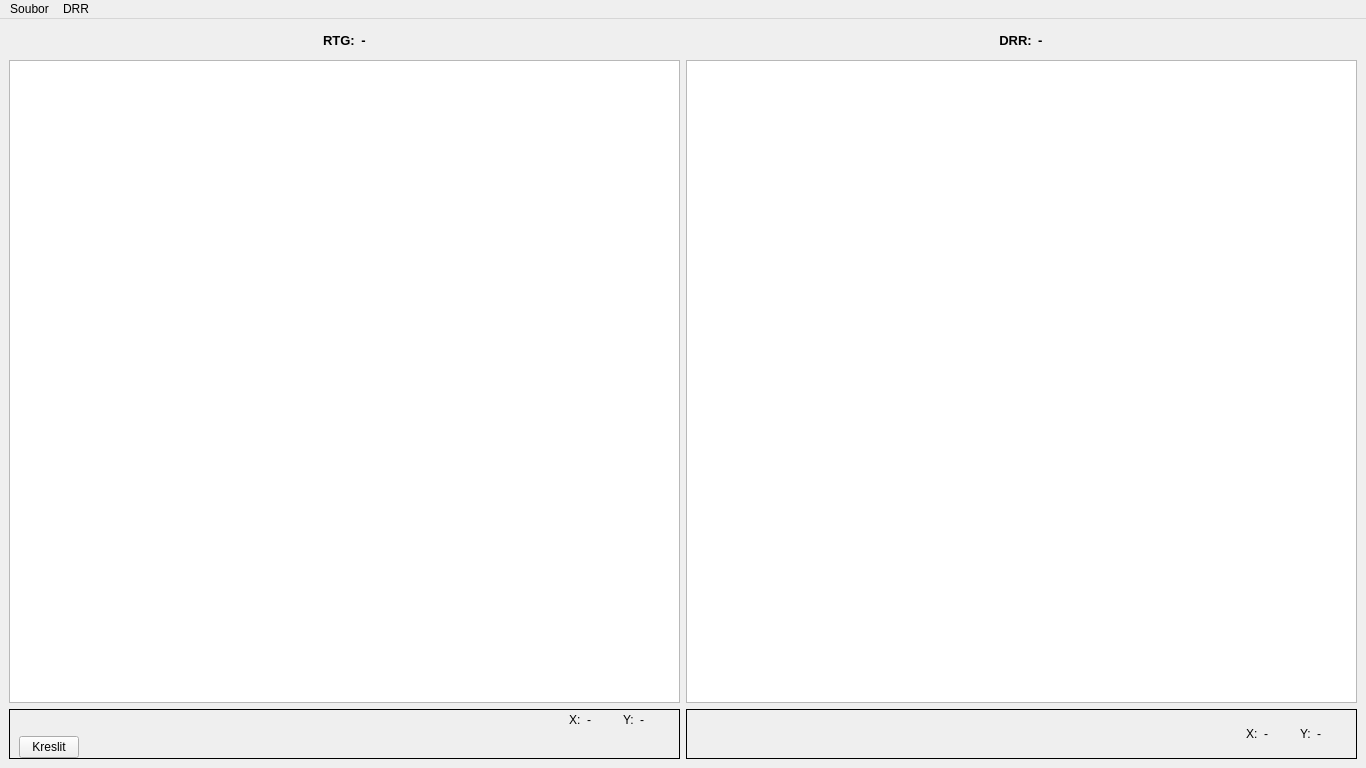
<?xml version="1.0" encoding="UTF-8"?>
<ui version="4.0">
 <class>win_main_window</class>
 <widget class="QMainWindow" name="win_main_window">
  <property name="geometry">
   <rect>
    <x>0</x>
    <y>0</y>
    <width>1366</width>
    <height>768</height>
   </rect>
  </property>
  <property name="sizePolicy">
   <sizepolicy hsizetype="Preferred" vsizetype="Preferred">
    <horstretch>0</horstretch>
    <verstretch>0</verstretch>
   </sizepolicy>
  </property>
  <property name="windowTitle">
   <string>CA Iliosakrální Fixace</string>
  </property>
  <widget class="QWidget" name="lay_main_layout">
   <layout class="QGridLayout" name="gridLayout">
    <item row="0" column="5" rowspan="2">
     <widget class="QLabel" name="lab_drr_name">
      <property name="sizePolicy">
       <sizepolicy hsizetype="Maximum" vsizetype="Maximum">
        <horstretch>0</horstretch>
        <verstretch>0</verstretch>
       </sizepolicy>
      </property>
      <property name="font">
       <font>
        <pointsize>10</pointsize>
        <bold>true</bold>
       </font>
      </property>
      <property name="text">
       <string>DRR:</string>
      </property>
      <property name="textFormat">
       <enum>Qt::PlainText</enum>
      </property>
      <property name="alignment">
       <set>Qt::AlignCenter</set>
      </property>
     </widget>
    </item>
    <item row="0" column="3" rowspan="2">
     <spacer name="horizontalSpacer_3">
      <property name="orientation">
       <enum>Qt::Horizontal</enum>
      </property>
      <property name="sizeHint" stdset="0">
       <size>
        <width>40</width>
        <height>20</height>
       </size>
      </property>
     </spacer>
    </item>
    <item row="0" column="0" rowspan="2">
     <spacer name="horizontalSpacer_2">
      <property name="orientation">
       <enum>Qt::Horizontal</enum>
      </property>
      <property name="sizeHint" stdset="0">
       <size>
        <width>40</width>
        <height>20</height>
       </size>
      </property>
     </spacer>
    </item>
    <item row="2" column="0" colspan="4">
     <widget class="GraphicsView" name="gvi_xray">
      <property name="sizePolicy">
       <sizepolicy hsizetype="MinimumExpanding" vsizetype="MinimumExpanding">
        <horstretch>0</horstretch>
        <verstretch>0</verstretch>
       </sizepolicy>
      </property>
      <property name="minimumSize">
       <size>
        <width>600</width>
        <height>600</height>
       </size>
      </property>
      <property name="mouseTracking">
       <bool>false</bool>
      </property>
      <property name="sizeAdjustPolicy">
       <enum>QAbstractScrollArea::AdjustIgnored</enum>
      </property>
      <property name="alignment">
       <set>Qt::AlignLeading|Qt::AlignLeft|Qt::AlignTop</set>
      </property>
      <property name="dragMode">
       <enum>QGraphicsView::NoDrag</enum>
      </property>
      <property name="transformationAnchor">
       <enum>QGraphicsView::AnchorUnderMouse</enum>
      </property>
      <property name="resizeAnchor">
       <enum>QGraphicsView::NoAnchor</enum>
      </property>
     </widget>
    </item>
    <item row="0" column="4" rowspan="2">
     <spacer name="horizontalSpacer_5">
      <property name="orientation">
       <enum>Qt::Horizontal</enum>
      </property>
      <property name="sizeHint" stdset="0">
       <size>
        <width>40</width>
        <height>20</height>
       </size>
      </property>
     </spacer>
    </item>
    <item row="0" column="2" rowspan="2">
     <widget class="QLabel" name="labm_xray_name">
      <property name="sizePolicy">
       <sizepolicy hsizetype="Maximum" vsizetype="Maximum">
        <horstretch>0</horstretch>
        <verstretch>0</verstretch>
       </sizepolicy>
      </property>
      <property name="font">
       <font>
        <pointsize>10</pointsize>
        <bold>true</bold>
       </font>
      </property>
      <property name="text">
       <string>-</string>
      </property>
      <property name="textFormat">
       <enum>Qt::PlainText</enum>
      </property>
      <property name="alignment">
       <set>Qt::AlignCenter</set>
      </property>
     </widget>
    </item>
    <item row="3" column="0" colspan="4">
     <widget class="QFrame" name="fra_xray_info_panel">
      <property name="frameShape">
       <enum>QFrame::Box</enum>
      </property>
      <property name="frameShadow">
       <enum>QFrame::Plain</enum>
      </property>
      <layout class="QGridLayout" name="gridLayout_3">
       <property name="topMargin">
        <number>0</number>
       </property>
       <property name="bottomMargin">
        <number>0</number>
       </property>
       <item row="0" column="4">
        <widget class="QLabel" name="labm_xray_y_pos">
         <property name="minimumSize">
          <size>
           <width>30</width>
           <height>0</height>
          </size>
         </property>
         <property name="maximumSize">
          <size>
           <width>30</width>
           <height>16777215</height>
          </size>
         </property>
         <property name="text">
          <string>-</string>
         </property>
        </widget>
       </item>
       <item row="0" column="2">
        <widget class="QLabel" name="labm_xray_x_pos">
         <property name="minimumSize">
          <size>
           <width>30</width>
           <height>0</height>
          </size>
         </property>
         <property name="maximumSize">
          <size>
           <width>30</width>
           <height>16777215</height>
          </size>
         </property>
         <property name="text">
          <string>-</string>
         </property>
        </widget>
       </item>
       <item row="1" column="0">
        <widget class="QPushButton" name="pbu_paint">
         <property name="maximumSize">
          <size>
           <width>60</width>
           <height>16777215</height>
          </size>
         </property>
         <property name="text">
          <string>Kreslit</string>
         </property>
         <property name="checkable">
          <bool>false</bool>
         </property>
         <property name="checked">
          <bool>false</bool>
         </property>
         <property name="autoDefault">
          <bool>false</bool>
         </property>
         <property name="default">
          <bool>false</bool>
         </property>
         <property name="flat">
          <bool>false</bool>
         </property>
        </widget>
       </item>
       <item row="0" column="1">
        <widget class="QLabel" name="lab_xray_x_pos">
         <property name="text">
          <string>X:</string>
         </property>
        </widget>
       </item>
       <item row="0" column="3">
        <widget class="QLabel" name="lab_xray_y_pos">
         <property name="text">
          <string>Y:</string>
         </property>
        </widget>
       </item>
       <item row="0" column="0">
        <spacer name="horizontalSpacer_4">
         <property name="orientation">
          <enum>Qt::Horizontal</enum>
         </property>
         <property name="sizeHint" stdset="0">
          <size>
           <width>40</width>
           <height>20</height>
          </size>
         </property>
        </spacer>
       </item>
      </layout>
     </widget>
    </item>
    <item row="0" column="1" rowspan="2">
     <widget class="QLabel" name="lab_xray_name">
      <property name="sizePolicy">
       <sizepolicy hsizetype="Maximum" vsizetype="Maximum">
        <horstretch>0</horstretch>
        <verstretch>0</verstretch>
       </sizepolicy>
      </property>
      <property name="font">
       <font>
        <pointsize>10</pointsize>
        <bold>true</bold>
       </font>
      </property>
      <property name="text">
       <string>RTG:</string>
      </property>
     </widget>
    </item>
    <item row="0" column="6" rowspan="2" colspan="2">
     <widget class="QLabel" name="labm_drr_name">
      <property name="sizePolicy">
       <sizepolicy hsizetype="Maximum" vsizetype="Maximum">
        <horstretch>0</horstretch>
        <verstretch>0</verstretch>
       </sizepolicy>
      </property>
      <property name="font">
       <font>
        <pointsize>10</pointsize>
        <bold>true</bold>
       </font>
      </property>
      <property name="text">
       <string>-</string>
      </property>
     </widget>
    </item>
    <item row="0" column="8">
     <spacer name="horizontalSpacer">
      <property name="orientation">
       <enum>Qt::Horizontal</enum>
      </property>
      <property name="sizeHint" stdset="0">
       <size>
        <width>40</width>
        <height>20</height>
       </size>
      </property>
     </spacer>
    </item>
    <item row="2" column="4" colspan="5">
     <widget class="GraphicsView" name="gvi_drr">
      <property name="sizePolicy">
       <sizepolicy hsizetype="MinimumExpanding" vsizetype="MinimumExpanding">
        <horstretch>0</horstretch>
        <verstretch>0</verstretch>
       </sizepolicy>
      </property>
      <property name="minimumSize">
       <size>
        <width>600</width>
        <height>600</height>
       </size>
      </property>
      <property name="mouseTracking">
       <bool>false</bool>
      </property>
      <property name="frameShape">
       <enum>QFrame::StyledPanel</enum>
      </property>
      <property name="frameShadow">
       <enum>QFrame::Plain</enum>
      </property>
      <property name="sizeAdjustPolicy">
       <enum>QAbstractScrollArea::AdjustIgnored</enum>
      </property>
      <property name="alignment">
       <set>Qt::AlignLeading|Qt::AlignLeft|Qt::AlignTop</set>
      </property>
      <property name="dragMode">
       <enum>QGraphicsView::NoDrag</enum>
      </property>
      <property name="transformationAnchor">
       <enum>QGraphicsView::AnchorUnderMouse</enum>
      </property>
     </widget>
    </item>
    <item row="3" column="4" colspan="5">
     <widget class="QFrame" name="fra_drr_info_panel">
      <property name="frameShape">
       <enum>QFrame::Box</enum>
      </property>
      <property name="frameShadow">
       <enum>QFrame::Plain</enum>
      </property>
      <layout class="QGridLayout" name="gridLayout_4">
       <property name="topMargin">
        <number>0</number>
       </property>
       <property name="bottomMargin">
        <number>0</number>
       </property>
       <item row="0" column="4">
        <widget class="QLabel" name="labm_drr_y_pos">
         <property name="minimumSize">
          <size>
           <width>30</width>
           <height>0</height>
          </size>
         </property>
         <property name="text">
          <string>-</string>
         </property>
        </widget>
       </item>
       <item row="0" column="2">
        <widget class="QLabel" name="labm_drr_x_pos">
         <property name="minimumSize">
          <size>
           <width>30</width>
           <height>0</height>
          </size>
         </property>
         <property name="text">
          <string>-</string>
         </property>
        </widget>
       </item>
       <item row="0" column="1">
        <widget class="QLabel" name="lab_drr_x_pos">
         <property name="text">
          <string>X:</string>
         </property>
        </widget>
       </item>
       <item row="0" column="3">
        <widget class="QLabel" name="lab_drr_y_pos">
         <property name="text">
          <string>Y:</string>
         </property>
        </widget>
       </item>
       <item row="0" column="0">
        <spacer name="horizontalSpacer_6">
         <property name="orientation">
          <enum>Qt::Horizontal</enum>
         </property>
         <property name="sizeHint" stdset="0">
          <size>
           <width>40</width>
           <height>20</height>
          </size>
         </property>
        </spacer>
       </item>
      </layout>
     </widget>
    </item>
   </layout>
  </widget>
  <widget class="QMenuBar" name="mba_main_menu">
   <property name="geometry">
    <rect>
     <x>0</x>
     <y>0</y>
     <width>1366</width>
     <height>22</height>
    </rect>
   </property>
   <widget class="QMenu" name="men_file">
    <property name="title">
     <string>Soubor</string>
    </property>
    <widget class="QMenu" name="men_read">
     <property name="tearOffEnabled">
      <bool>false</bool>
     </property>
     <property name="title">
      <string>Otevřít</string>
     </property>
     <property name="separatorsCollapsible">
      <bool>false</bool>
     </property>
     <addaction name="mac_read_ct"/>
     <addaction name="mac_read_xray"/>
     <addaction name="mac_read_drr"/>
    </widget>
    <widget class="QMenu" name="men_write">
     <property name="title">
      <string>Uložit</string>
     </property>
     <addaction name="mac_write_xray"/>
     <addaction name="mac_write_drr"/>
    </widget>
    <addaction name="men_read"/>
    <addaction name="men_write"/>
    <addaction name="mac_info"/>
    <addaction name="separator"/>
    <addaction name="mac_exit"/>
   </widget>
   <widget class="QMenu" name="men_drr">
    <property name="title">
     <string>DRR</string>
    </property>
    <addaction name="mac_gen_drr"/>
   </widget>
   <addaction name="men_file"/>
   <addaction name="men_drr"/>
  </widget>
  <action name="mac_info">
   <property name="text">
    <string>Informace</string>
   </property>
  </action>
  <action name="mac_exit">
   <property name="text">
    <string>Ukončit</string>
   </property>
  </action>
  <action name="mac_read_ct">
   <property name="text">
    <string>CT řezy</string>
   </property>
  </action>
  <action name="mac_read_xray">
   <property name="text">
    <string>RTG obraz</string>
   </property>
  </action>
  <action name="mac_read_drr">
   <property name="text">
    <string>DRR obraz</string>
   </property>
  </action>
  <action name="mac_write_xray">
   <property name="text">
    <string>RTG obraz</string>
   </property>
  </action>
  <action name="mac_write_drr">
   <property name="text">
    <string>DRR obraz</string>
   </property>
  </action>
  <action name="mac_gen_drr">
   <property name="text">
    <string>Vytvořit DRR obraz</string>
   </property>
  </action>
 </widget>
 <customwidgets>
  <customwidget>
   <class>GraphicsView</class>
   <extends>QGraphicsView</extends>
   <header>ca_iss_app/ui/custom_widgets.h</header>
  </customwidget>
 </customwidgets>
 <tabstops>
  <tabstop>gvi_xray</tabstop>
  <tabstop>gvi_drr</tabstop>
 </tabstops>
 <resources/>
 <connections/>
</ui>
